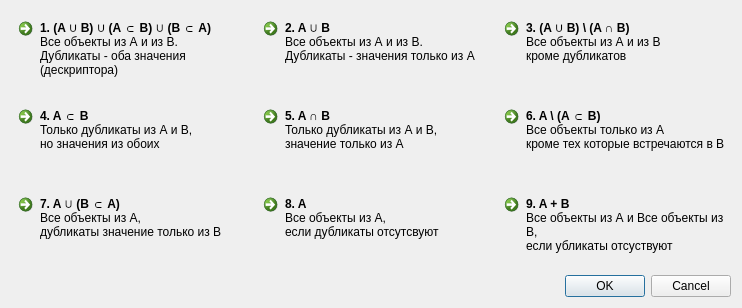
<?xml version="1.0" encoding="UTF-8"?>
<ui version="4.0">
 <class>BulkUtilityDialog</class>
 <widget class="QDialog" name="BulkUtilityDialog">
  <property name="geometry">
   <rect>
    <x>0</x>
    <y>0</y>
    <width>742</width>
    <height>308</height>
   </rect>
  </property>
  <property name="windowTitle">
   <string>Dialog</string>
  </property>
  <layout class="QVBoxLayout" name="verticalLayout">
   <item>
    <layout class="QGridLayout" name="gridLayout">
     <item row="0" column="0">
      <widget class="QCommandLinkButton" name="It_InAandInB_DubIt_BothVals">
       <property name="minimumSize">
        <size>
         <width>0</width>
         <height>0</height>
        </size>
       </property>
       <property name="maximumSize">
        <size>
         <width>16777215</width>
         <height>16777215</height>
        </size>
       </property>
       <property name="autoFillBackground">
        <bool>true</bool>
       </property>
       <property name="text">
        <string>1. (A ∪ B) ∪ (A ⊂ B) ∪ (B ⊂ A)</string>
       </property>
       <property name="icon">
        <iconset resource="sources.qrc">
         <normaloff>:/icons/icons/FM_TransBG/FM_1_TransBG.png</normaloff>:/icons/icons/FM_TransBG/FM_1_TransBG.png</iconset>
       </property>
       <property name="iconSize">
        <size>
         <width>60</width>
         <height>60</height>
        </size>
       </property>
       <property name="description">
        <string>Все объекты из А и из В. 
Дубликаты - оба значения (дескриптора)  </string>
       </property>
      </widget>
     </item>
     <item row="0" column="1">
      <widget class="QCommandLinkButton" name="It_InAandInB_DubIt_OnlyAVals">
       <property name="minimumSize">
        <size>
         <width>0</width>
         <height>0</height>
        </size>
       </property>
       <property name="maximumSize">
        <size>
         <width>16777215</width>
         <height>16777215</height>
        </size>
       </property>
       <property name="text">
        <string>2. A ∪ B</string>
       </property>
       <property name="icon">
        <iconset resource="sources.qrc">
         <normaloff>:/icons/icons/FM_TransBG/FM_2_TransBG.png</normaloff>:/icons/icons/FM_TransBG/FM_2_TransBG.png</iconset>
       </property>
       <property name="iconSize">
        <size>
         <width>60</width>
         <height>60</height>
        </size>
       </property>
       <property name="description">
        <string>Все объекты из А и из В. 
Дубликаты - значения только из А  </string>
       </property>
      </widget>
     </item>
     <item row="0" column="2">
      <widget class="QCommandLinkButton" name="It_InAandInB_WithoutDublIt">
       <property name="minimumSize">
        <size>
         <width>0</width>
         <height>0</height>
        </size>
       </property>
       <property name="maximumSize">
        <size>
         <width>16777215</width>
         <height>16777215</height>
        </size>
       </property>
       <property name="text">
        <string>3. (A ∪ B) \ (A ∩ B)</string>
       </property>
       <property name="icon">
        <iconset resource="sources.qrc">
         <normaloff>:/icons/icons/FM_TransBG/FM_3_TransBG.png</normaloff>:/icons/icons/FM_TransBG/FM_3_TransBG.png</iconset>
       </property>
       <property name="iconSize">
        <size>
         <width>60</width>
         <height>60</height>
        </size>
       </property>
       <property name="description">
        <string>Все объекты из А и из В 
кроме дубликатов </string>
       </property>
      </widget>
     </item>
     <item row="1" column="0">
      <widget class="QCommandLinkButton" name="It_InAandB_DublIt_BothVals">
       <property name="minimumSize">
        <size>
         <width>0</width>
         <height>0</height>
        </size>
       </property>
       <property name="maximumSize">
        <size>
         <width>16777215</width>
         <height>16777215</height>
        </size>
       </property>
       <property name="text">
        <string>4. A ⊂ B</string>
       </property>
       <property name="icon">
        <iconset resource="sources.qrc">
         <normaloff>:/icons/icons/FM_TransBG/FM_4_TransBG.png</normaloff>:/icons/icons/FM_TransBG/FM_4_TransBG.png</iconset>
       </property>
       <property name="iconSize">
        <size>
         <width>60</width>
         <height>60</height>
        </size>
       </property>
       <property name="description">
        <string>Только дубликаты из А и В,
но значения из обоих </string>
       </property>
      </widget>
     </item>
     <item row="1" column="1">
      <widget class="QCommandLinkButton" name="It_InAandB_DublIt_OnlyAVals">
       <property name="minimumSize">
        <size>
         <width>0</width>
         <height>0</height>
        </size>
       </property>
       <property name="maximumSize">
        <size>
         <width>16777215</width>
         <height>16777215</height>
        </size>
       </property>
       <property name="text">
        <string>5. A ∩ B</string>
       </property>
       <property name="icon">
        <iconset resource="sources.qrc">
         <normaloff>:/icons/icons/FM_TransBG/FM_5_TransBG.png</normaloff>:/icons/icons/FM_TransBG/FM_5_TransBG.png</iconset>
       </property>
       <property name="iconSize">
        <size>
         <width>60</width>
         <height>60</height>
        </size>
       </property>
       <property name="description">
        <string>Только дубликаты из А и В, значение только из А </string>
       </property>
      </widget>
     </item>
     <item row="1" column="2">
      <widget class="QCommandLinkButton" name="It_OnlyA_WithoutDublIt">
       <property name="minimumSize">
        <size>
         <width>0</width>
         <height>0</height>
        </size>
       </property>
       <property name="maximumSize">
        <size>
         <width>16777215</width>
         <height>16777215</height>
        </size>
       </property>
       <property name="text">
        <string>6. A \ (A ⊂ B)</string>
       </property>
       <property name="icon">
        <iconset resource="sources.qrc">
         <normaloff>:/icons/icons/FM_TransBG/FM_6_TransBG.png</normaloff>:/icons/icons/FM_TransBG/FM_6_TransBG.png</iconset>
       </property>
       <property name="iconSize">
        <size>
         <width>60</width>
         <height>60</height>
        </size>
       </property>
       <property name="description">
        <string>Все объекты только из А
кроме тех которые встречаются в В </string>
       </property>
      </widget>
     </item>
     <item row="2" column="0">
      <widget class="QCommandLinkButton" name="It_OnlyA_DubIt_OnlyBVals">
       <property name="minimumSize">
        <size>
         <width>0</width>
         <height>0</height>
        </size>
       </property>
       <property name="maximumSize">
        <size>
         <width>16777215</width>
         <height>16777215</height>
        </size>
       </property>
       <property name="text">
        <string>7. A ∪ (B ⊂ A)</string>
       </property>
       <property name="icon">
        <iconset resource="sources.qrc">
         <normaloff>:/icons/icons/FM_TransBG/FM_7_TransBG.png</normaloff>:/icons/icons/FM_TransBG/FM_7_TransBG.png</iconset>
       </property>
       <property name="iconSize">
        <size>
         <width>60</width>
         <height>60</height>
        </size>
       </property>
       <property name="description">
        <string>Все объекты из А, 
дубликаты значение только из В </string>
       </property>
      </widget>
     </item>
     <item row="2" column="1">
      <widget class="QCommandLinkButton" name="It_SingleAFile">
       <property name="minimumSize">
        <size>
         <width>0</width>
         <height>0</height>
        </size>
       </property>
       <property name="maximumSize">
        <size>
         <width>16777215</width>
         <height>16777215</height>
        </size>
       </property>
       <property name="text">
        <string>8. A</string>
       </property>
       <property name="icon">
        <iconset resource="sources.qrc">
         <normaloff>:/icons/icons/FM_TransBG/FM_8_TransBG.png</normaloff>:/icons/icons/FM_TransBG/FM_8_TransBG.png</iconset>
       </property>
       <property name="iconSize">
        <size>
         <width>60</width>
         <height>60</height>
        </size>
       </property>
       <property name="description">
        <string>Все объекты из А, 
если дубликаты отсутсвуют </string>
       </property>
      </widget>
     </item>
     <item row="2" column="2">
      <widget class="QCommandLinkButton" name="It_SingleAFile_and_It_SingleBFile">
       <property name="minimumSize">
        <size>
         <width>0</width>
         <height>0</height>
        </size>
       </property>
       <property name="maximumSize">
        <size>
         <width>16777215</width>
         <height>16777215</height>
        </size>
       </property>
       <property name="text">
        <string>9. A + B</string>
       </property>
       <property name="icon">
        <iconset resource="sources.qrc">
         <normaloff>:/icons/icons/FM_TransBG/FM_9_TransBG.png</normaloff>:/icons/icons/FM_TransBG/FM_9_TransBG.png</iconset>
       </property>
       <property name="iconSize">
        <size>
         <width>60</width>
         <height>60</height>
        </size>
       </property>
       <property name="description">
        <string>Все объекты из А и Все объекты из В, 
если убликаты отсуствуют </string>
       </property>
      </widget>
     </item>
    </layout>
   </item>
   <item>
    <widget class="QDialogButtonBox" name="buttonBox">
     <property name="orientation">
      <enum>Qt::Horizontal</enum>
     </property>
     <property name="standardButtons">
      <set>QDialogButtonBox::Cancel|QDialogButtonBox::Ok</set>
     </property>
    </widget>
   </item>
  </layout>
 </widget>
 <resources>
  <include location="sources.qrc"/>
 </resources>
 <connections>
  <connection>
   <sender>buttonBox</sender>
   <signal>accepted()</signal>
   <receiver>BulkUtilityDialog</receiver>
   <slot>accept()</slot>
   <hints>
    <hint type="sourcelabel">
     <x>248</x>
     <y>254</y>
    </hint>
    <hint type="destinationlabel">
     <x>157</x>
     <y>274</y>
    </hint>
   </hints>
  </connection>
  <connection>
   <sender>buttonBox</sender>
   <signal>rejected()</signal>
   <receiver>BulkUtilityDialog</receiver>
   <slot>reject()</slot>
   <hints>
    <hint type="sourcelabel">
     <x>316</x>
     <y>260</y>
    </hint>
    <hint type="destinationlabel">
     <x>286</x>
     <y>274</y>
    </hint>
   </hints>
  </connection>
 </connections>
</ui>
